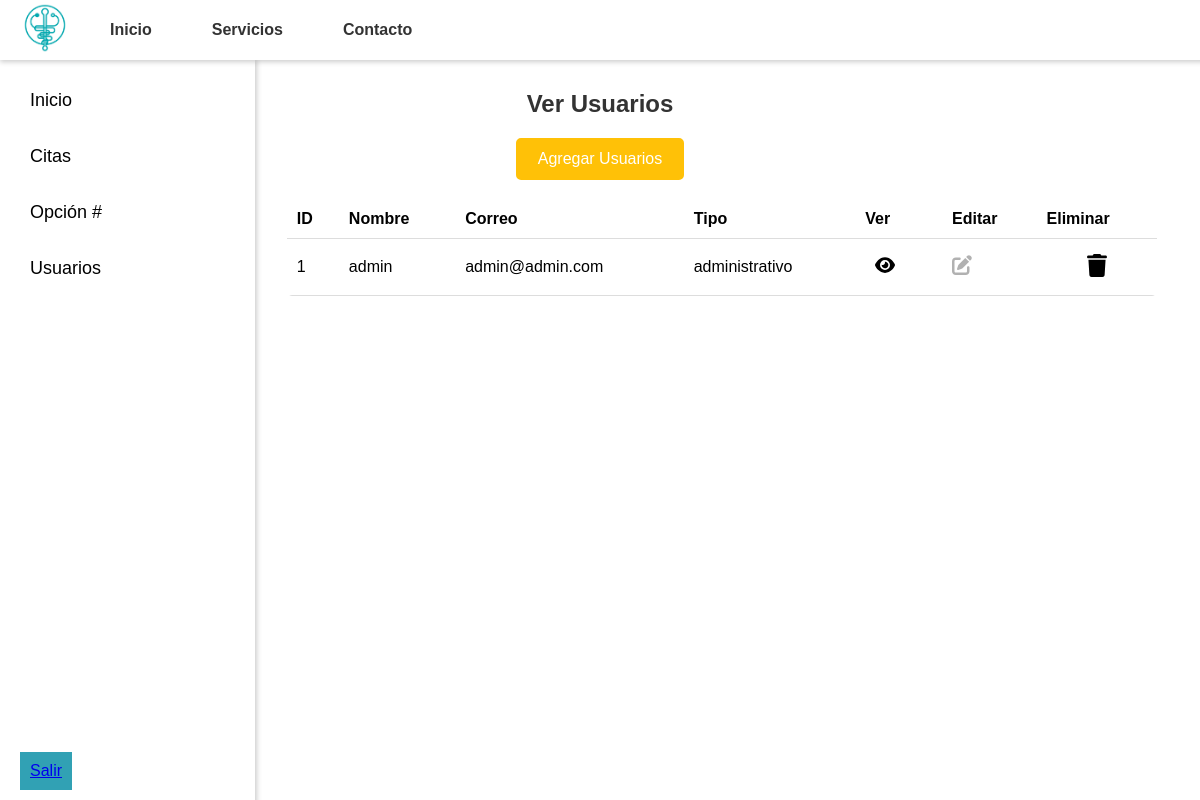
Before: /usuarios.php with the older database file.
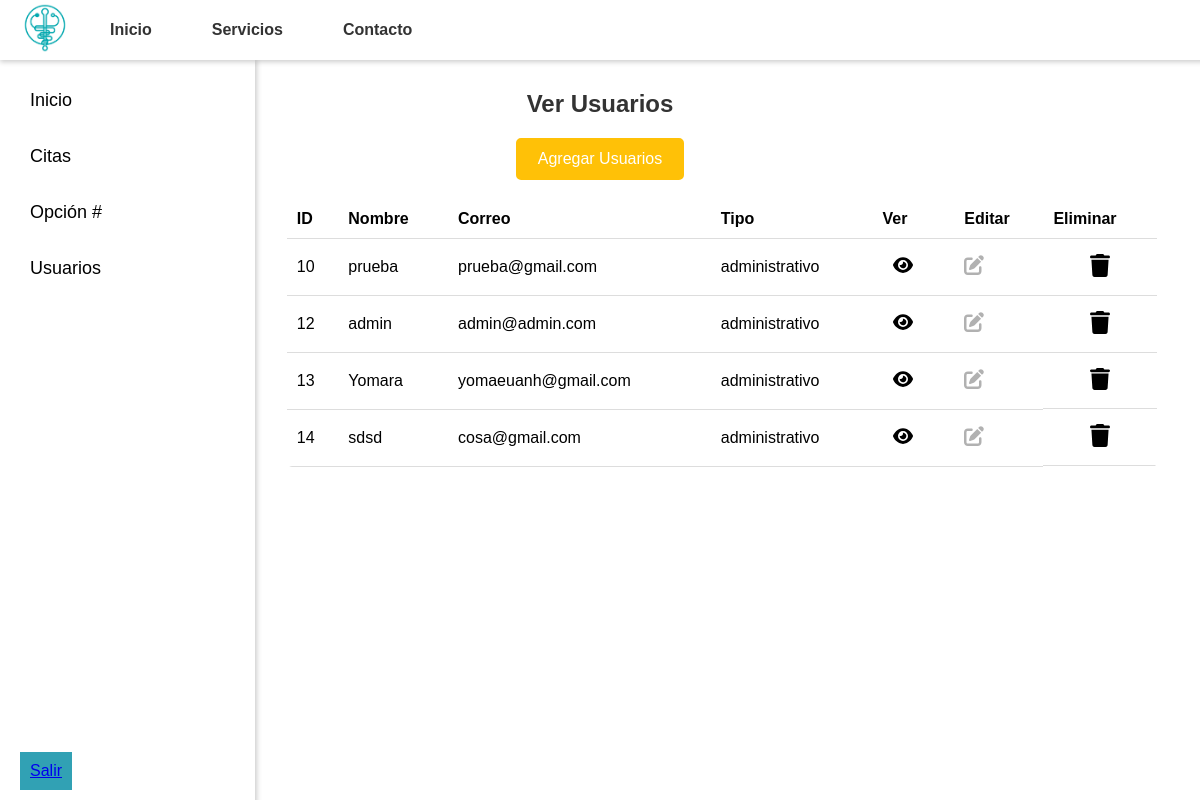
After: the same page with the newer database file.
### tables this page shows
CREATE TABLE `usuarios` (
  `id_usuario` int(11) NOT NULL,
  `nombre` varchar(100) NOT NULL,
  `correo` varchar(100) NOT NULL,
  `contraseña` varchar(255) NOT NULL,
  `tipo` enum('administrativo','medico','paciente') NOT NULL
);

### usuarios.php (the view, shortened to what this page needs)
<?php
require "conexion.php";
include 'header.php';
include 'barra_lateral.php';
$usuario_autenticado = $_SESSION["nombre"];
?>
<!DOCTYPE html>
<html lang="en">
<head>
    <link rel="stylesheet" href="css/usuarios.css">
</head>
<body>
    <div class="container">
        <div class="body">
            <h2>Ver Usuarios</h2>
            <div class="botones">
                <a href="agregar_usuario.php" class="btn btn-agregar">Agregar Usuarios</a>
            </div>
            <table class="user-table">
                <thead>
                    <tr>
                        <th>ID</th>
                        <th>Nombre</th>
                        <th>Correo</th>
                        <th>Tipo</th>
                        <th>Ver</th>
                        <th>Editar</th>
                        <th>Eliminar</th>
                    </tr>
                </thead>
                <tbody>
                    <?php
                    $todos_usuarios = "SELECT * FROM usuarios ORDER BY id_usuario ASC";
                    $resultado = mysqli_query($conectar, $todos_usuarios);
                    while ($fila = $resultado->fetch_array()) {
                        $id_usuario = $fila["id_usuario"];
                        $nombre_usuario = $fila["nombre"];
                    ?>
                    <tr>
                        <td><?php echo $id_usuario; ?></td>
                        <td><?php echo $nombre_usuario; ?></td>
                        <td><?php echo $fila["correo"]; ?></td>
                        <td><?php echo $fila["tipo"]; ?></td>
                        <td><a href="ver_usuarios.php?id_usuario=<?php echo $id_usuario; ?>"><img class="img-tabla" src="img/eye-solid.svg" alt="Ver"></a></td>
                        <td>
                            <?php if ($usuario_autenticado === $nombre_usuario) : ?>
                                <a href="editar_usuario.php?id_usuario=<?php echo $id_usuario; ?>"><img class="img-tabla" src="img/pen-to-square-solid.svg" alt="Editar"></a>
                            <?php else : ?>
                                <img class="img-tabla disabled" src="img/pen-to-square-solid.svg" alt="Editar" style="opacity: 0.3; cursor: not-allowed;">
                            <?php endif; ?>
                        </td>
                        <td>
                            <?php if ($usuario_autenticado !== $nombre_usuario) : ?>
                                <a href="#" onClick="validar('eliminar_usuario.php?id_usuario=<?php echo $id_usuario; ?>')"><img class="img-tabla" src="img/trash-solid.svg" alt="Eliminar"></a>
                            <?php else : ?>
                                <img class="img-tabla disabled" src="img/trash-solid.svg" alt="Eliminar" style="opacity: 0.3; cursor: not-allowed;">
                            <?php endif; ?>
                        </td>
                    </tr>
                    <?php
                    }
                    ?>
                </tbody>
            </table>
        </div>
    </div>
</body>
</html>

### header.php (shortened to what this page needs)
<!DOCTYPE html>
<html lang="es">
<head>
    <link rel="stylesheet" href="css/header.css">
</head>
<body>
    <header class="header">
        <div class="logo">
            <img src="img/logo.png" alt="Logo de Medicina">
        </div>
        <nav class="navbar">
            <ul class="nav-links">
                <li><a href="principal.php">Inicio</a></li>
                <li><a href="#servicios">Servicios</a></li>
                <li><a href="#contacto">Contacto</a></li>
            </ul>
        </nav>
    </header>
</body>
</html>

### barra_lateral.php (shortened to what this page needs)
<!DOCTYPE html>
<html lang="es">
<head>
    <link rel="stylesheet" href="css/barra_lateral.css">
</head>
<body>
    <aside class="sidebar">
        <div class="sidebar-content">
            <ul class="sidebar-menu">
                <li><a href="Principal.php" class="sidebar-link">Inicio</a></li>
                <li><a href="citas.php" class="sidebar-link">Citas</a></li>
                <li><a href="#" class="sidebar-link">Opción #</a></li>
                <li><a href="usuarios.php" class="sidebar-link">Usuarios</a></li>
            </ul>
            <div class="logout-button">
                <a href="salir.php" class="btn-salir">Salir</a>
            </div>
        </div>
    </aside>
</body>
</html>

### css/header.css (style rules this page uses)
.header { position: fixed; top: 0; left: 0; width: 100%; height: 60px; background-color: #ffffff; display: flex; align-items: center; padding: 0 20px; box-shadow: 0 2px 5px rgba(0, 0, 0, 0.2); z-index: 1000; }
.logo img { height: 50px; }
.navbar .nav-links { list-style: none; display: flex; gap: 60px; }
.navbar .nav-links li a { text-decoration: none; color: #333333; font-weight: bold; font-size: 16px; transition: color 0.3s ease; }

### css/barra_lateral.css (style rules this page uses)
.sidebar { position: fixed; top: 60px; left: 0; width: 215px; height: calc(100vh - 60px); background-color: #ffffff; color: #444; padding: 20px; box-shadow: 2px 0 5px rgba(0, 0, 0, 0.2); z-index: 999; }
.logout-button { position: absolute; bottom: 50px; padding: 10px; background-color: #31a1b4; color: white; border: none; cursor: pointer; text-align: center; }
.sidebar-menu { list-style: none; padding: 0; margin: 0; }
.sidebar-menu li { margin-bottom: 15px; }
.sidebar-menu .sidebar-link { color: rgb(0, 0, 0); text-decoration: none; font-size: 18px; display: block; padding: 10px; border-radius: 5px; transition: background-color 0.3s ease; }

### css/usuarios.css (style rules this page uses)
body { font-family: Arial, Helvetica, sans-serif; background-color: #ffffff; margin: 0; padding: 0; height: 100vh; display: flex; flex-direction: column; }
.body { flex: 1; padding: 20px; overflow-y: auto; text-align: center; margin-top: 50px; }
.body h2 { margin-bottom: 20px; font-size: 24px; color: #333; }
.botones { display: flex; justify-content: center; margin-bottom: 20px; }
.btn-agregar { background-color: #ffc107; color: #fff; border: 2px solid #ffc107; padding: 10px 20px; border-radius: 5px; text-decoration: none; font-size: 16px; transition: 0.3s; }
.img-tabla { width: 20px; }
.user-table { width: 75%; border-collapse: collapse; margin-top: 20px; margin-left: 23%; background: #fff; border-radius: 5px; overflow: hidden; }
.user-table th, .user-table td { padding: 10px; text-align: left; border-bottom: 1px solid #ddd; }
.user-table th { background-color: #ffffff; }
.user-table td:last-child { display: flex; gap: 10px; justify-content: center; }
.user-table td a { padding: 5px 10px; border-radius: 3px; font-size: 14px; text-decoration: none; }

Changed rows visible on the page:
removed usuarios: id_usuario "1", nombre "admin", correo "admin@admin.com", tipo "administrativo"
added usuarios: id_usuario "10", nombre "prueba", correo "prueba@gmail.com", tipo "administrativo"
added usuarios: id_usuario "12", nombre "admin", correo "admin@admin.com", tipo "administrativo"
added usuarios: id_usuario "13", nombre "Yomara", correo "yomaeuanh@gmail.com", tipo "administrativo"
added usuarios: id_usuario "14", nombre "sdsd", correo "cosa@gmail.com", tipo "administrativo"
